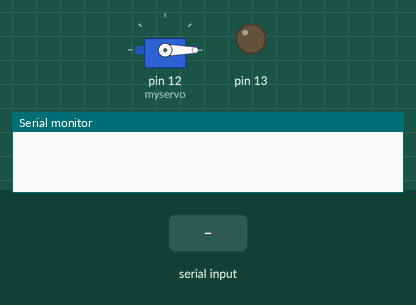
This sketch was run on a simulated Arduino Uno, built with avr-gcc and run on an emulated ATmega328P. Parts: servo, output pins drawn as LEDs (lit = HIGH), the last lines printed to the serial monitor. Dashed ring = blinking. The inputs (shaded band) are chosen by the test bench.

Above: at 1.2 s.
1.3 s: "0" received over the second serial link
At 1.45 s:
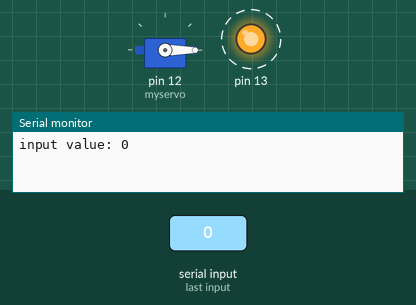
4.3 s: "1" received over the second serial link
At 5.0 s:
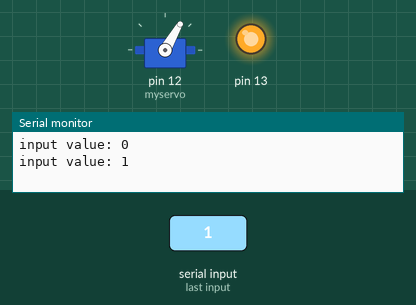
5.8 s: "0" received over the second serial link
At 6.25 s:
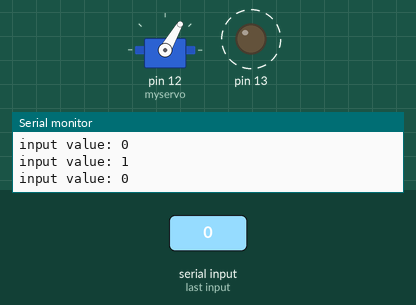
8.8 s: "2" received over the second serial link
At 9.7 s:
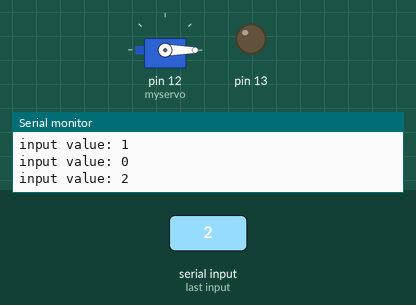
Timing chart, 0 to 11.3 s (numbered marks = the images above; inputs shaded):
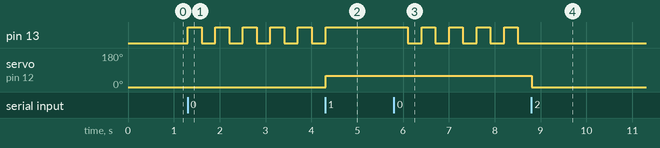

The sketch:

servo.ino
```cpp
//블루투스 모듈(HC-06)을 이용한 서보모터(SG90) 제어
#include <SoftwareSerial.h> //시리얼 통신 라이브러리 호출
#include "Servo.h" //서보 라이브러리

int blueTx=15;   //Tx (블투 보내는핀 설정)
int blueRx=13;   //Rx (블투 받는핀 설정)
SoftwareSerial mySerial(blueTx, blueRx);  //시리얼 통신을 위한 객체선언
String myString=""; //받는 문자열
Servo myservo; //서보객체

void setup() {
  Serial.begin(9600);   //시리얼모니터
  mySerial.begin(9600); //블루투스 시리얼 개방
  pinMode(13,OUTPUT);   //Pin 13을 OUTPUT으로 설정 (LED ON/OFF)
  myservo.attach(12);   //서보 시그널 핀설정
  myservo.write(0);     //서보 초기각도 0도 설정
}

void loop() {
  while(mySerial.available())  //mySerial 값이 있으면
  {
    char myChar = (char)mySerial.read();  //mySerial int형식의 값을 char형식으로 변환
    myString+=myChar;   //수신되는 문자열을 myString에 모두 붙임 (1바이트씩 전송되는 것을 모두 붙임)
    delay(5);           //수신 문자열 끊김 방지
  }

  if(!myString.equals(""))  //myString 값이 있다면
  {
    Serial.println("input value: "+myString); //시리얼모니터에 myString값 출력

    if(myString=="1")  //myString 값이 'on' 이라면
    {
      digitalWrite(13, HIGH); //LED ON
      myservo.write(60);     //각도 60도로 움직임
    } else if(myString=="2") {
      digitalWrite(13, LOW);  //LED OFF
      myservo.write(0);   //각도 0도로 움직임
    } else {
      for(int i=0;i<5;i++){
        digitalWrite(13, HIGH); //LED ON
        delay(300);
        digitalWrite(13, LOW);  //LED OFF
        delay(300);
      }
    }
    myString="";  //myString 변수값 초기화
  }
}
```

Measured:
- after the input at 1.3 s, pin 13: alternates HIGH for 0.30 s and LOW for 0.30 s, starting at once
- after the input at 4.3 s, pin 13: LOW → HIGH at once; servo on pin 12 (myservo): 0° → 60° at once
- after the input at 5.8 s, pin 13: alternates HIGH for 0.30 s and LOW for 0.30 s, starting after 0.31 s
- after the input at 8.8 s, servo on pin 12 (myservo): 60° → 0° at once
